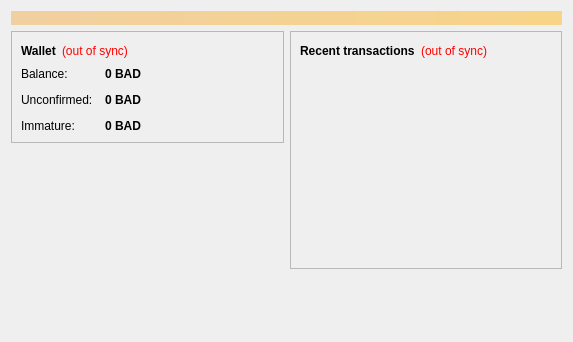
<?xml version="1.0" encoding="UTF-8"?>
<ui version="4.0">
 <class>OverviewPage</class>
 <widget class="QWidget" name="OverviewPage">
  <property name="geometry">
   <rect>
    <x>0</x>
    <y>0</y>
    <width>573</width>
    <height>342</height>
   </rect>
  </property>
  <property name="windowTitle">
   <string>Form</string>
  </property>
  <layout class="QVBoxLayout" name="topLayout">
   <item>
    <widget class="QLabel" name="labelAlerts">
     <property name="visible">
      <bool>false</bool>
     </property>
     <property name="styleSheet">
      <string notr="true">background-color: qlineargradient(x1: 0, y1: 0, x2: 1, y2: 0, stop:0 #F0D0A0, stop:1 #F8D488); color:#000000;</string>
     </property>
     <property name="wordWrap">
      <bool>true</bool>
     </property>
     <property name="margin">
      <number>3</number>
     </property>
    </widget>
   </item>
   <item>
    <layout class="QHBoxLayout" name="horizontalLayout" stretch="1,1">
     <item>
      <layout class="QVBoxLayout" name="verticalLayout_2">
       <item>
        <widget class="QFrame" name="frame">
         <property name="frameShape">
          <enum>QFrame::StyledPanel</enum>
         </property>
         <property name="frameShadow">
          <enum>QFrame::Raised</enum>
         </property>
         <layout class="QVBoxLayout" name="verticalLayout_4">
          <item>
           <layout class="QHBoxLayout" name="horizontalLayout_4">
            <item>
             <widget class="QLabel" name="label_5">
              <property name="font">
               <font>
                <weight>75</weight>
                <bold>true</bold>
               </font>
              </property>
              <property name="text">
               <string>Wallet</string>
              </property>
             </widget>
            </item>
            <item>
             <widget class="QLabel" name="labelWalletStatus">
              <property name="toolTip">
               <string>The displayed information may be out of date. Your wallet automatically synchronizes with the Badcoin network after a connection is established, but this process has not completed yet.</string>
              </property>
              <property name="styleSheet">
               <string notr="true">QLabel { color: red; }</string>
              </property>
              <property name="text">
               <string notr="true">(out of sync)</string>
              </property>
              <property name="alignment">
               <set>Qt::AlignLeading|Qt::AlignLeft|Qt::AlignVCenter</set>
              </property>
             </widget>
            </item>
            <item>
             <spacer name="horizontalSpacer_2">
              <property name="orientation">
               <enum>Qt::Horizontal</enum>
              </property>
              <property name="sizeHint" stdset="0">
               <size>
                <width>40</width>
                <height>20</height>
               </size>
              </property>
             </spacer>
            </item>
           </layout>
          </item>
          <item>
           <layout class="QFormLayout" name="formLayout_2">
            <property name="fieldGrowthPolicy">
             <enum>QFormLayout::AllNonFixedFieldsGrow</enum>
            </property>
            <property name="horizontalSpacing">
             <number>12</number>
            </property>
            <property name="verticalSpacing">
             <number>12</number>
            </property>
            <item row="0" column="0">
             <widget class="QLabel" name="label">
              <property name="text">
               <string>Balance:</string>
              </property>
             </widget>
            </item>
            <item row="0" column="1">
             <widget class="QLabel" name="labelBalance">
              <property name="font">
               <font>
                <weight>75</weight>
                <bold>true</bold>
               </font>
              </property>
              <property name="cursor">
               <cursorShape>IBeamCursor</cursorShape>
              </property>
              <property name="toolTip">
               <string>Your current balance</string>
              </property>
              <property name="text">
               <string notr="true">0 BAD</string>
              </property>
              <property name="textInteractionFlags">
               <set>Qt::LinksAccessibleByMouse|Qt::TextSelectableByKeyboard|Qt::TextSelectableByMouse</set>
              </property>
             </widget>
            </item>
            <item row="1" column="0">
             <widget class="QLabel" name="label_3">
              <property name="text">
               <string>Unconfirmed:</string>
              </property>
             </widget>
            </item>
            <item row="1" column="1">
             <widget class="QLabel" name="labelUnconfirmed">
              <property name="font">
               <font>
                <weight>75</weight>
                <bold>true</bold>
               </font>
              </property>
              <property name="cursor">
               <cursorShape>IBeamCursor</cursorShape>
              </property>
              <property name="toolTip">
               <string>Total of transactions that have yet to be confirmed, and do not yet count toward the current balance</string>
              </property>
              <property name="text">
               <string notr="true">0 BAD</string>
              </property>
              <property name="textInteractionFlags">
               <set>Qt::LinksAccessibleByMouse|Qt::TextSelectableByKeyboard|Qt::TextSelectableByMouse</set>
              </property>
             </widget>
            </item>
            <item row="2" column="0">
             <widget class="QLabel" name="labelImmatureText">
              <property name="text">
               <string>Immature:</string>
              </property>
             </widget>
            </item>
            <item row="2" column="1">
             <widget class="QLabel" name="labelImmature">
              <property name="font">
               <font>
                <weight>75</weight>
                <bold>true</bold>
               </font>
              </property>
              <property name="toolTip">
               <string>Mined balance that has not yet matured</string>
              </property>
              <property name="text">
               <string notr="true">0 BAD</string>
              </property>
              <property name="textInteractionFlags">
               <set>Qt::LinksAccessibleByMouse|Qt::TextSelectableByKeyboard|Qt::TextSelectableByMouse</set>
              </property>
             </widget>
            </item>
           </layout>
          </item>
         </layout>
        </widget>
       </item>
       <item>
        <spacer name="verticalSpacer">
         <property name="orientation">
          <enum>Qt::Vertical</enum>
         </property>
         <property name="sizeHint" stdset="0">
          <size>
           <width>20</width>
           <height>40</height>
          </size>
         </property>
        </spacer>
       </item>
      <item>
         <widget class="QLabel" name="coinimage">
          <property name="text">
           <string/>
          </property>
          <property name="pixmap">
           <pixmap resource="../bitcoin.qrc">:/icons/bitcoin</pixmap>
          </property>
          <property name="scaledContents">
           <bool>false</bool>
          </property>
          <property name="alignment">
           <set>Qt::AlignCenter</set>
          </property>
          <property name="margin">
           <number>-2</number>
          </property>
         </widget>
        </item>
      </layout>
     </item>
     <item>
      <layout class="QVBoxLayout" name="verticalLayout_3">
       <item>
        <widget class="QFrame" name="frame_2">
         <property name="frameShape">
          <enum>QFrame::StyledPanel</enum>
         </property>
         <property name="frameShadow">
          <enum>QFrame::Raised</enum>
         </property>
         <layout class="QVBoxLayout" name="verticalLayout">
          <item>
           <layout class="QHBoxLayout" name="horizontalLayout_2">
            <item>
             <widget class="QLabel" name="label_4">
              <property name="text">
               <string>&lt;b&gt;Recent transactions&lt;/b&gt;</string>
              </property>
             </widget>
            </item>
            <item>
             <widget class="QLabel" name="labelTransactionsStatus">
              <property name="toolTip">
               <string>The displayed information may be out of date. Your wallet automatically synchronizes with the Badcoin network after a connection is established, but this process has not completed yet.</string>
              </property>
              <property name="styleSheet">
               <string notr="true">QLabel { color: red; }</string>
              </property>
              <property name="text">
               <string notr="true">(out of sync)</string>
              </property>
              <property name="alignment">
               <set>Qt::AlignRight|Qt::AlignTrailing|Qt::AlignVCenter</set>
              </property>
             </widget>
            </item>
            <item>
             <spacer name="horizontalSpacer">
              <property name="orientation">
               <enum>Qt::Horizontal</enum>
              </property>
              <property name="sizeHint" stdset="0">
               <size>
                <width>40</width>
                <height>20</height>
               </size>
              </property>
             </spacer>
            </item>
           </layout>
          </item>
          <item>
           <widget class="QListView" name="listTransactions">
            <property name="styleSheet">
             <string notr="true">QListView { background: transparent; }</string>
            </property>
            <property name="frameShape">
             <enum>QFrame::NoFrame</enum>
            </property>
            <property name="verticalScrollBarPolicy">
             <enum>Qt::ScrollBarAlwaysOff</enum>
            </property>
            <property name="horizontalScrollBarPolicy">
             <enum>Qt::ScrollBarAlwaysOff</enum>
            </property>
            <property name="selectionMode">
             <enum>QAbstractItemView::NoSelection</enum>
            </property>
           </widget>
          </item>
         </layout>
        </widget>
       </item>
       <item>
        <spacer name="verticalSpacer_2">
         <property name="orientation">
          <enum>Qt::Vertical</enum>
         </property>
         <property name="sizeHint" stdset="0">
          <size>
           <width>20</width>
           <height>40</height>
          </size>
         </property>
        </spacer>
       </item>
      </layout>
     </item>
    </layout>
   </item>
  </layout>
 </widget>
 <resources/>
 <connections/>
</ui>
